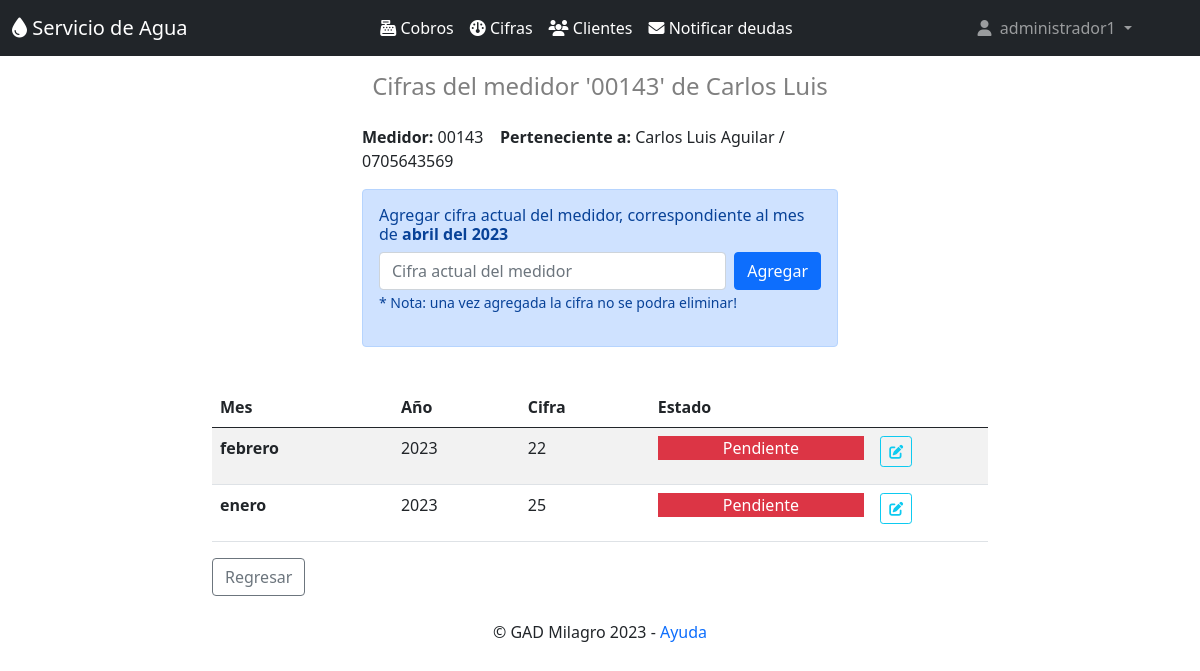
The app's page /ingresarcifra/20 (signed in), older data.
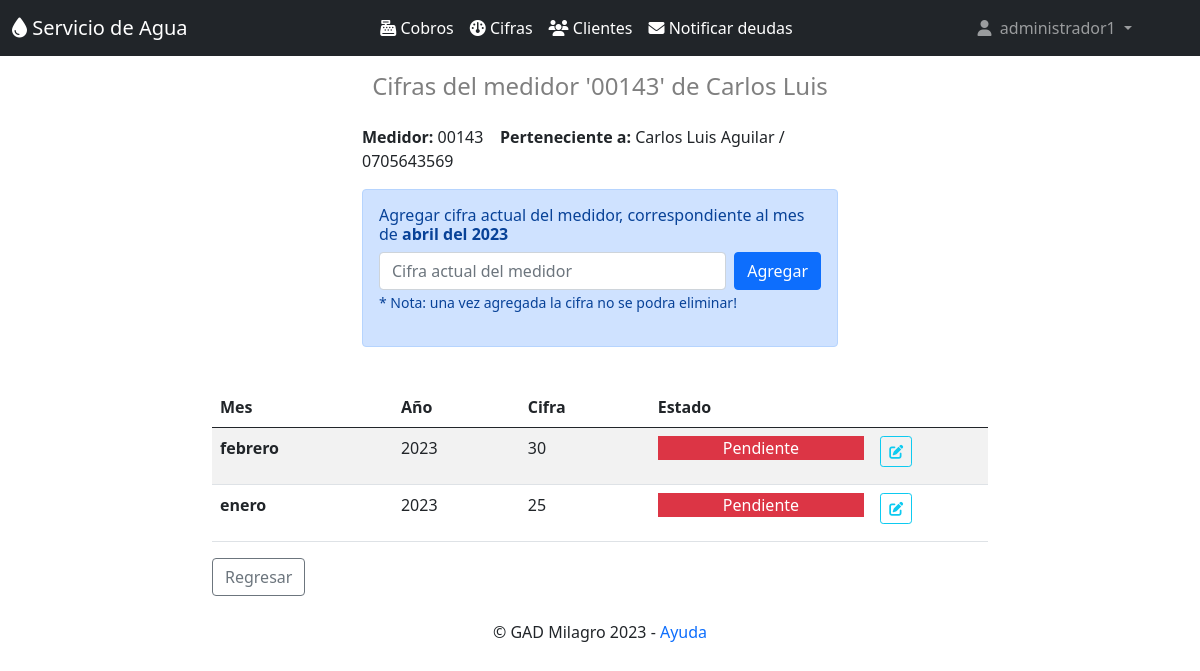
The same page, newer data.
### cifras/models.py (models this page shows, shortened)
class Cifras(models.Model):
    id_usuario=models.ForeignKey(Cliente, null=True, on_delete=models.CASCADE)
    mes=models.CharField(max_length=10)
    anio=models.CharField(max_length=4)
    cifra=models.IntegerField()
    id_valores=models.CharField(max_length=10)
    estado=models.CharField(max_length=1, choices=pagado, default='n')
    class Meta:
        db_table = 'cifra'
        verbose_name = 'Cifra'
        verbose_name_plural = 'cifras'
        ordering = ['id']

### cifras/views.py (the view, shortened to what this page needs)
# urls.py: path('ingresarcifra/<int:id>',ingresar_cifra),
def ingresar_cifra(request, id):
    try:
        cliente = Cliente.objects.get(id=id)
    except Cliente.DoesNotExist:
                raise Http404
    date = datetime.date.today()
    año = date.strftime("%Y")
    mes = date.strftime("%B")
    fecha_ucifra = mes+año
    tcifras = Cifras.objects.filter(id_usuario = cliente).distinct()
    for cifras in tcifras.iterator():
        ultimomes = cifras.mes
    if len(tcifras) == 0: #ayuda a combertir el dato si no hay elementos en la tupla
        ultimomes=""
    try:
        idv = ValoresBase.objects.latest('id')
        valores = ValoresBase.objects.get(id=idv.id)
    except ValoresBase.DoesNotExist:
        messages.success(request, "Asegurese que esten ingresados los valores base, lo puede realizar en configuraciones!")
        return redirect("/cifras/")
    context = {
        "cliente":cliente,
        "año":año,
        "mes":mes,
        "umes":ultimomes,
        "tcifras":reversed(tcifras),
    }
    return render(request, "ingresarCifra.html", context)

### templates/ingresarCifra.html (shortened to what this page needs)
{% extends "home.html" %}
{% block content %}
{% load i18n %}
<div class="container mb-1 " style="max-width: 800px;">
    <h4 class="text-black-50 text-center py-3">Cifras del medidor '{{ cliente.medidor }}' de {{ cliente.nombres }}</h4>
</div>
<div class="container " style="max-width: 500px;">
    <p>
        <b>Medidor: </b>{{ cliente.medidor }} &nbsp;&nbsp;
        <b>Perteneciente a: </b>{{ cliente.nombres }} {% if cliente.apellidos == None %} {% else %} {{ cliente.apellidos }} {% endif %} / {{ cliente.cedula }}&nbsp;&nbsp;
    </p>
</div>
<div class="container " style="max-width: 500px;">
    {% if mes == umes %}
        <div class="alert alert-success" role="alert">
            <h6><i class="fa-solid fa-check"></i> La cifra del mes de <b>{% filter slugify %}{% trans mes %}{% endfilter %} del {{ año }}</b> ya a sido registrada.</h6>
        </div>
    {% else %}
        <div class="alert alert-primary" role="alert">
            <h6>Agregar cifra actual del medidor, correspondiente al mes de <b>{% filter slugify %}{% trans mes %}{% endfilter %} del {{ año }}</b></h6>
            <form class="d-flex" method="POST">
                <input class="form-control me-2" type="number" placeholder="Cifra actual del medidor" aria-label="Search" name="cifra" value="" required>
                <button class="btn btn-primary" type="submit">Agregar</button>
            </form>
            <p><small>* Nota: una vez agregada la cifra no se podra eliminar!</small></p>
        </div>
    {% endif %}
</div>
<div class="container py-4" style="max-width: 800px;">
    <table class="table table-responsive table-striped">
        <thead>
            <tr>
                <th>Mes</th>
                <th>Año</th>
                <th>Cifra</th>
                <th>Estado</th>
                <th></th>
            </tr>
        </thead>
        <tbody>
            {% for tcifras in tcifras %}
            <tr>
              <th scope="row">{% filter slugify %}{% trans tcifras.mes %}{% endfilter %}</th>
                <td>{{ tcifras.anio }}</td>
                <td>{{ tcifras.cifra }}</td>
                <td>{% if tcifras.estado == 'n' %} <p class="text-center text-white bg-danger">Pendiente</p> {% else %}<p class="text-center text-white bg-success">Pagado </p> {% endif %}</td>
                <td>
                    {% if tcifras.estado == 'n' %} <a title="Editar cifra" class="btn btn-sm btn-outline-info " href="/editarcifra/{{tcifras.id}}"><i class="fa-solid fa-pen-to-square"></i></a> {% endif %}
                </td>
            </tr>
            {% endfor %}
            </tbody>
    </table>
    <a class="btn btn-outline-secondary" href="/cifras">Regresar</a> &nbsp;&nbsp;
</div>
{% endblock %}

Row changes from the older to the newer data that the page shows:
changed Cifras "febrero": cifra "22" → "30"
